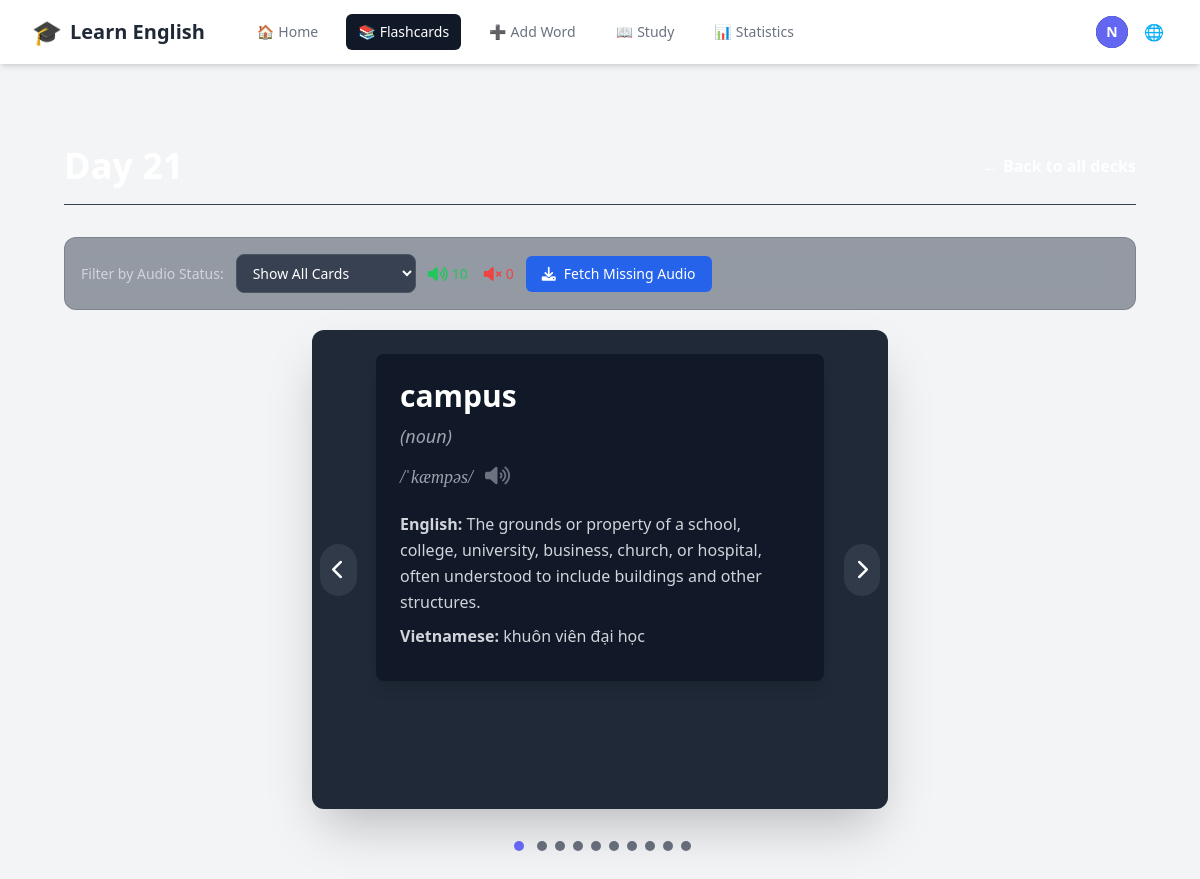
Page /decks/22/ (signed in) on the committed database.
### accounts/models.py (models this page shows, shortened)
class CustomUser(AbstractUser):
    email = models.EmailField(unique=True)
    username = None  # Remove username field
    USERNAME_FIELD = 'email'
    REQUIRED_FIELDS = []
    objects = CustomUserManager()

### vocabulary/models.py (models this page shows, shortened)
class Flashcard(models.Model):
    user = models.ForeignKey(settings.AUTH_USER_MODEL, on_delete=models.CASCADE, related_name='flashcards')
    deck = models.ForeignKey(Deck, on_delete=models.CASCADE, related_name='flashcards', null=True, blank=True)
    word = models.CharField(max_length=255)
    phonetic = models.CharField(max_length=100, blank=True, null=True, help_text="Phonetic transcription (e.g., /rɪˈzɪliənt/)")
    part_of_speech = models.CharField(max_length=50, blank=True, null=True)
    audio_url = models.URLField(max_length=500, blank=True, null=True)
    image = models.ImageField(upload_to='flashcard_images/', blank=True, null=True)
    related_image_url = models.URLField(max_length=500, blank=True, null=True, help_text="Auto-fetched related image URL")
    general_synonyms = models.TextField(blank=True, null=True, help_text="Comma-separated list of general synonyms")
    general_antonyms = models.TextField(blank=True, null=True, help_text="Comma-separated list of general antonyms")
    ease_factor = models.FloatField(default=2.5, help_text="Legacy SM-2 ease factor (not used)")
    repetitions = models.PositiveIntegerField(default=0, help_text="Legacy successful reviews count (not used)")
    interval = models.PositiveIntegerField(default=0, help_text="Legacy interval days (not used)")
    next_review = models.DateField(default=timezone.now, help_text="Legacy next review date (not used)")
    last_reviewed = models.DateTimeField(blank=True, null=True, help_text="Last time card was reviewed")
    times_seen_today = models.PositiveIntegerField(default=0, help_text="Number of times seen today (reset daily)")
    last_seen_date = models.DateField(blank=True, null=True, help_text="Last date this card was shown")
    difficulty_score = models.FloatField(default=None, null=True, blank=True, help_text="Difficulty level: 0.0=Again, 0.33=Hard, 0.67=Good, 1.0=Easy")
    total_reviews = models.PositiveIntegerField(default=0, help_text="Total number of times reviewed")
    correct_reviews = models.PositiveIntegerField(default=0, help_text="Number of correct reviews")
    created_at = models.DateTimeField(auto_now_add=True)
    class Meta:
        ordering = ['word']
        unique_together = ['user', 'word']  # Một user không thể có từ trùng lặp

class Definition(models.Model):
    flashcard = models.ForeignKey(Flashcard, related_name='definitions', on_delete=models.CASCADE)
    english_definition = models.TextField()
    vietnamese_definition = models.TextField()
    definition_synonyms = models.TextField(blank=True, null=True, help_text="Comma-separated list of synonyms for this definition")
    definition_antonyms = models.TextField(blank=True, null=True, help_text="Comma-separated list of antonyms for this definition")

### vocabulary/views.py (the view)
# urls.py: path('decks/<int:deck_id>/', views.deck_detail, name='deck_detail'),
@login_required
def deck_detail(request, deck_id):
    try:
        deck = Deck.objects.get(id=deck_id, user=request.user)
        flashcards = Flashcard.objects.filter(deck=deck).prefetch_related('definitions')
        context = {
            'deck': deck,
            'flashcards': flashcards,
        }
        return render(request, 'vocabulary/deck_detail.html', context)
    except Deck.DoesNotExist:
        return redirect('deck_list')

### vocabulary/context_processors.py (called while the page is built)
    def _(message):
        return str(message)

### vocabulary/templates/vocabulary/deck_detail.html (shortened to what this page needs)
{% extends "base.html" %} {% load static %}  {% block content %}
<div class="max-w-7xl mx-auto px-4 sm:px-6 lg:px-8 py-10">
  <div
    class="flex justify-between items-center mb-8 pb-4 border-b border-gray-700"
  >
    <div class="flex items-center gap-4">
      <div id="deck-name-view" class="flex items-center gap-3">
        <h1 class="text-4xl font-extrabold text-white">{{ deck.name }}</h1>
      </div>
    </div>
    <a
      href="{% url 'deck_list' %}"
      class="text-primary-color hover:text-primary-color-dark font-semibold transition-colors duration-200"
      >← {{ manual_texts.back_to_all_decks }}</a
    >
  </div>
  {% if flashcards %}
  <div class="audio-filter-controls">
    <label for="audio-filter">{{ manual_texts.filter_by_audio }}:</label>
    <select id="audio-filter">
      <option value="all">{{ manual_texts.show_all_cards }}</option>
    </select>
    <div class="audio-stats">
      <div class="stat-item has-audio">
        <i class="fas fa-volume-up"></i>
        <span id="cards-with-audio-count">0</span>
      </div>
      <div class="stat-item no-audio">
        <i class="fas fa-volume-mute"></i>
        <span id="cards-without-audio-count">0</span>
      </div>
    </div>
    <button
      id="fetch-missing-audio-btn"
      class="bg-blue-600 hover:bg-blue-700 text-white px-4 py-2 rounded-md text-sm font-medium transition-colors duration-200 flex items-center gap-2"
    >
      <i class="fas fa-download"></i>
      {{ manual_texts.fetch_missing_audio }}
    </button>
  </div>
  <div
    id="carousel-container"
    class="relative w-full max-w-xl mx-auto overflow-hidden rounded-xl shadow-2xl bg-gray-800 p-6"
  >
    <div
      id="carousel-slides"
      class="flex overflow-x-scroll no-scrollbar snap-x snap-mandatory"
      style="scroll-behavior: auto"
    >
      {% for card in flashcards %}
      <div
        class="flex-shrink-0 snap-center"
        style="width: 100%"
        data-card-id="{{ card.id }}"
      >
        <div
          class="card-view-mode word-item-tailwind p-6 bg-gray-900 rounded-lg shadow-lg w-full max-w-md mx-auto text-white flex flex-col items-start relative"
          data-has-audio="{% if card.audio_url %}true{% else %}false{% endif %}"
        >
          <div class="text-3xl font-bold mb-2">
            <a
              href="https://dictionary.cambridge.org/dictionary/english/{{ card.word }}"
              target="_blank"
              class="dictionary-word-link hover:underline focus:outline-none focus:ring-2 focus:ring-primary-color focus:ring-offset-2 focus:ring-offset-gray-900"
              data-word="{{ card.word }}"
              >{{ card.word }}</a
            >
          </div>
          {% if card.part_of_speech %}
          <div class="text-lg text-gray-400 mb-2 italic">
            ({{ card.part_of_speech }})
          </div>
          {% endif %} {% if card.phonetic %}
          <div
            class="text-lg text-gray-400 font-serif italic mb-4 flex items-center space-x-2"
          >
            <span>{{ card.phonetic }}</span>
            {% if card.audio_url %}
            <button
              class="audio-icon-tailwind text-gray-500 hover:text-primary-color transition-colors duration-200"
              data-audio-url="{{ card.audio_url }}"
              title="{{ manual_texts.listen }}"
            >
              <i class="fas fa-volume-up text-xl"></i>
            </button>
            {% endif %}
          </div>
          {% endif %} {% for def in card.definitions.all %}
          <div class="text-base text-gray-300 leading-relaxed mb-2">
            <span class="font-semibold text-primary-color"
              >{{ manual_texts.english_label }}</span
            >
            {{ def.english_definition }}
          </div>
          <div class="text-base text-gray-300 leading-relaxed mb-2">
            <span class="font-semibold text-primary-color"
              >{{ manual_texts.vietnamese_label }}</span
            >
            {{ def.vietnamese_definition }}
          </div>
          {% endfor %}
        </div>
      </div>
      {% endfor %}
    </div>
    <button
      id="prevBtn"
      class="absolute top-1/2 left-2 -translate-y-1/2 bg-gray-700 bg-opacity-75 text-white p-3 rounded-full hover:bg-opacity-100 transition-all duration-200 z-10 focus:outline-none focus:ring-2 focus:ring-primary-color focus:ring-offset-2 focus:ring-offset-gray-800"
    >
      <i class="fas fa-chevron-left text-xl"></i>
    </button>
    <button
      id="nextBtn"
      class="absolute top-1/2 right-2 -translate-y-1/2 bg-gray-700 bg-opacity-75 text-white p-3 rounded-full hover:bg-opacity-100 transition-all duration-200 z-10 focus:outline-none focus:ring-2 focus:ring-primary-color focus:ring-offset-2 focus:ring-offset-gray-800"
    >
      <i class="fas fa-chevron-right text-xl"></i>
    </button>
  </div>
  <div id="pagination-dots" class="text-center mt-6 space-x-2"></div>
  {% endif %}
</div>
{% endblock %}

### vocabulary/templates/base.html (shortened to what this page needs)
{% load i18n %}
{% load static %}
<!DOCTYPE html>
<html lang="{{ LANGUAGE_CODE }}">
  <head>
    <script src="https://cdn.tailwindcss.com"></script>
    <link rel="stylesheet" type="text/css" href="{% static 'css/main.css' %}">
    <link rel="stylesheet" href="https://cdnjs.cloudflare.com/ajax/libs/font-awesome/6.0.0-beta3/css/all.min.css">
  </head>
  <body class="bg-gray-100 dark:bg-gray-900">
    <nav class="bg-white dark:bg-gray-800 shadow-md">
        <div class="max-w-7xl mx-auto px-4 sm:px-6 lg:px-8">
            <div class="flex items-center justify-between h-16">
                <div class="flex items-center">
                    <a href="{% if user.is_authenticated %}{% url 'dashboard' %}{% else %}{% url 'account_login' %}{% endif %}" class="flex-shrink-0 flex items-center space-x-2">
                        <span class="text-2xl">🎓</span>
                        <span class="text-xl font-bold text-gray-800 dark:text-white">{{ manual_texts.learn_english }}</span>
                    </a>
                    <div class="hidden md:block">
                        <div class="ml-10 flex items-baseline space-x-4">
                            {% if user.is_authenticated %}
                                <a href="{% url 'dashboard' %}" class="{% if request.resolver_match.url_name == 'dashboard' %}bg-gray-900 text-white{% else %}text-gray-500 dark:text-gray-300 hover:bg-gray-700 hover:text-white{% endif %} px-3 py-2 rounded-md text-sm font-medium flex items-center space-x-1" id="nav-home">
                                    <span class="nav-icon">🏠</span>
                                    <span>{{ manual_texts.home }}</span>
                                </a>
                                <a href="{% url 'deck_list' %}" class="{% if request.resolver_match.url_name == 'deck_list' or request.resolver_match.url_name == 'deck_detail' %}bg-gray-900 text-white{% else %}text-gray-500 dark:text-gray-300 hover:bg-gray-700 hover:text-white{% endif %} px-3 py-2 rounded-md text-sm font-medium flex items-center space-x-1" id="nav-flashcards">
                                    <span class="nav-icon">📚</span>
                                    <span>{{ manual_texts.flashcards }}</span>
                                </a>
                                <a href="{% url 'add_flashcard' %}" class="{% if request.resolver_match.url_name == 'add_flashcard' %}bg-gray-900 text-white{% else %}text-gray-500 dark:text-gray-300 hover:bg-gray-700 hover:text-white{% endif %} px-3 py-2 rounded-md text-sm font-medium flex items-center space-x-1" id="nav-add-word">
                                    <span class="nav-icon">➕</span>
                                    <span>{{ manual_texts.add_word }}</span>
                                </a>
                                <a href="{% url 'study' %}" class="{% if request.resolver_match.url_name == 'study' %}bg-gray-900 text-white{% else %}text-gray-500 dark:text-gray-300 hover:bg-gray-700 hover:text-white{% endif %} px-3 py-2 rounded-md text-sm font-medium flex items-center space-x-1" id="nav-study">
                                    <span class="nav-icon">📖</span>
                                    <span>{{ manual_texts.study }}</span>
                                </a>
                                <a href="{% url 'statistics' %}" class="{% if request.resolver_match.url_name == 'statistics' %}bg-gray-900 text-white{% else %}text-gray-500 dark:text-gray-300 hover:bg-gray-700 hover:text-white{% endif %} px-3 py-2 rounded-md text-sm font-medium flex items-center space-x-1" id="nav-statistics">
                                    <span class="nav-icon">📊</span>
                                    <span>{{ manual_texts.statistics }}</span>
                                </a>
                            {% endif %}
                        </div>
                    </div>
                </div>
                <div class="hidden md:block">
                    <div class="ml-4 flex items-center md:ml-6">
                        {% if user.is_authenticated %}
                            <div class="ml-3 relative">
                                <div>
                                    <button type="button" id="user-toggle" class="max-w-xs bg-gray-800 rounded-full flex items-center text-sm focus:outline-none focus:ring-2 focus:ring-offset-2 focus:ring-offset-gray-800 focus:ring-white" aria-expanded="false" aria-haspopup="true">
                                        <div class="h-8 w-8 rounded-full bg-indigo-500 flex items-center justify-center text-white font-bold">
                                            {{ user.email|slice:":1"|upper }}
                                        </div>
                                    </button>
                                </div>
                            </div>
                        {% endif %}
                        <div class="ml-3 relative">
                            <div>
                                <button type="button" id="lang-toggle" class="bg-white dark:bg-gray-800 p-1 rounded-full text-gray-400 dark:text-gray-300 hover:text-gray-500 dark:hover:text-white focus:outline-none focus:ring-2 focus:ring-offset-2 focus:ring-offset-gray-800 focus:ring-white">
                                    <span class="nav-icon">🌐</span>
                                </button>
                            </div>
                        </div>
                    </div>
                </div>
            </div>
        </div>
    </nav>
    <main class="py-10">
      <div class="max-w-7xl mx-auto px-4 sm:px-6 lg:px-8">
        {% block content %}{% endblock %}
      </div>
    </main>
  </body>
</html>

### static/css/main.css (style rules this page uses)
* { margin: 0; padding: 0; box-sizing: border-box; }
body { background: #18182f; color: #fff; font-family: "Segoe UI", Tahoma, Geneva, Verdana, sans-serif; line-height: 1.6; min-height: 100vh; }
.no-scrollbar { -ms-overflow-style: none; scrollbar-width: none; }
.audio-icon-tailwind { transition: all 0.3s ease; border-radius: 50%; padding: 4px; }
.audio-filter-controls { display: flex; align-items: center; gap: 12px; margin-bottom: 20px; padding: 16px; background: rgba(55, 65, 81, 0.5); border-radius: 12px; backdrop-filter: blur(8px); border: 1px solid rgba(75, 85, 99, 0.3); }
.audio-filter-controls label { color: #d1d5db; font-weight: 500; font-size: 0.875rem; }
.audio-filter-controls select { background: #374151; border: 1px solid #4b5563; border-radius: 8px; color: white; padding: 8px 12px; font-size: 0.875rem; min-width: 180px; }
.audio-stats { display: flex; align-items: center; gap: 16px; font-size: 0.875rem; color: #9ca3af; }
.audio-stats .stat-item { display: flex; align-items: center; gap: 4px; }
.audio-stats .stat-item i { font-size: 1rem; }
.audio-stats .stat-item.has-audio { color: #22c55e; }
.audio-stats .stat-item.no-audio { color: #ef4444; }
#fetch-missing-audio-btn { position: relative; overflow: hidden; }

### vocabulary/templates/base.html (style rules this page uses)
:root { --primary-color: #6a6cff; --primary-color-dark: #5859d8; --background-main: #f3f4f6; --background-secondary: #ffffff; --background-light: #ffffff; --text-main: #1f2937; --text-muted: #6b7280; --border-color: #e5e7eb; --card-background: var(--background-secondary); --card-border-color: var(--border-color); --card-text-main: var(--text-main); --card-text-muted: var(--text-muted); --card-shadow: 0 1px 3px 0 rgba(0, 0, 0, 0.1), 0 1px 2px 0 rgba(0, 0, 0, 0.06); --card-shadow-hover: 0 4px 6px -1px rgba(0, 0, 0, 0.1), 0 2px 4px -1px rgba(0, 0, 0, 0.06); }

### rows in the picture
CustomUser: email "N"
Flashcard: word "campus", part_of_speech "noun", phonetic "/ˈkæmpəs/"
Definition: english_label "English:", english_definition "The grounds or property of a school, college, university, business, church, or hospital, often understood to include buildings and other structures.", vietnamese_label "Vietnamese:", vietnamese_definition "khuôn viên đại học"

### other values in the picture
{{ manual_texts.learn_english }} "Learn English"
{{ manual_texts.home }} "Home"
{{ manual_texts.flashcards }} "Flashcards"
{{ manual_texts.add_word }} "Add Word"
{{ manual_texts.study }} "Study"
{{ manual_texts.statistics }} "Statistics"
{{ manual_texts.filter_by_audio }} "Filter by Audio Status"
{{ manual_texts.fetch_missing_audio }} "Fetch Missing Audio"
form field value "Show All Cards"
